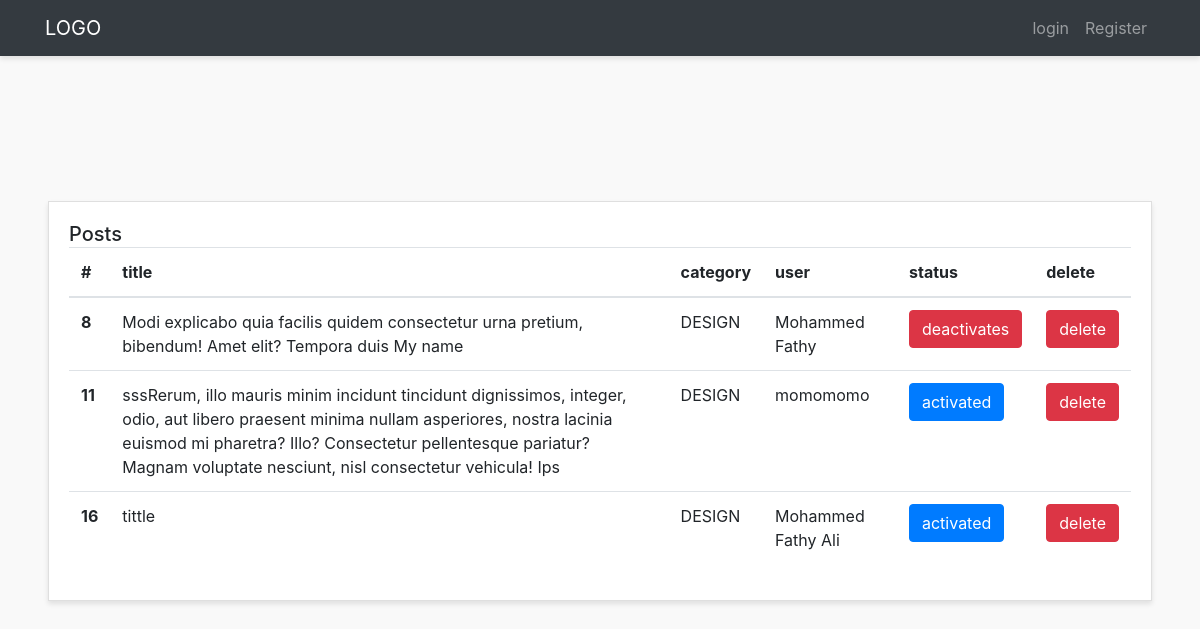
/admin-panel/posts-admins/show-posts.php, run on the app's committed database.
### tables this page shows
CREATE TABLE `posts` (
  `id` int(11) NOT NULL,
  `user_id` int(11) NOT NULL,
  `category_id` int(11) NOT NULL,
  `category_name` varchar(255) NOT NULL,
  `username` varchar(255) NOT NULL,
  `title` varchar(255) NOT NULL,
  `sub_title` varchar(255) NOT NULL,
  `body` text NOT NULL,
  `img` varchar(200) NOT NULL,
  `created_at` timestamp NOT NULL DEFAULT current_timestamp(),
  `status` tinyint(1) NOT NULL DEFAULT 0
);

### admin-panel/settings/databases/database.php (called while the page is built, shortened)
<?php
abstract class AdminDatabase
{
    public function __construct()
    {
        $this->conn = new PDO(DSN, USER, PASSWORD);
    }
}

### admin-panel/settings/databases/admin_post.php (called while the page is built, shortened)
<?php require __DIR__ . "/database.php"; ?>
<?php
class AdminPosts extends AdminDatabase
{
    public function get_posts()
    {
        $statement = $this->conn->prepare("SELECT * FROM posts");
        $statement->execute();
        $allPosts = $statement->fetchAll(PDO::FETCH_OBJ);
        return $allPosts;
    }
}
$postsDB = new AdminPosts();

### admin-panel/posts-admins/show-posts.php (the view, shortened to what this page needs)
<?php require __DIR__ . "/../settings/databases/admin_post.php"; ?>
<?php require "../layout/header.php"; ?>
<?php
$allPosts = $postsDB->get_posts();
?>
<div class="container-fluid p-5 mt-5">
    <div class="row">
        <div class="col">
            <div class="card">
                <div class="card-body">
                    <h5 class="card-title mb-4 d-inline">Posts</h5>
                    <table class="table">
                        <thead>
                            <tr>
                                <th scope="col">#</th>
                                <th scope="col">title</th>
                                <th scope="col">category</th>
                                <th scope="col">user</th>
                                <th scope="col">status</th>
                                <th scope="col">delete</th>
                            </tr>
                        </thead>
                        <tbody>
                            <?php foreach ($allPosts as $post) : ?>
                            <tr>
                                <th scope="row"><?php echo $post->id ?></th>
                                <td><?php echo $post->title ?></td>
                                <td><?php echo $post->category_name ?></td>
                                <td><?php echo $post->username ?></td>
                                <td><a href="update_status.php?upd_id=<?php echo $post->id ?>&status=<?php echo $post->status ?>"
                                        class="btn <?php echo $post->status ? "btn-primary" : "btn-danger" ?>   text-center "><?php echo $post->status ? "activated" : "deactivates" ?></a>
                                </td>
                                <td><a href="delete-posts.php?del_id=<?php echo $post->id ?>"
                                        class="btn btn-danger  text-center ">delete</a></td>
                            </tr>
                            <?php endforeach; ?>
                        </tbody>
                    </table>
                </div>
            </div>
        </div>
    </div>
</div>
</body>
</html>

### admin-panel/styles/style.css (style rules this page uses)
body { background:#f9f9f9; }
.card { margin-bottom: 15px; border-radius:0; box-shadow: 0 3px 5px rgba(0,0,0,.1); }

### data on the page
posts: id "8", title "Modi explicabo quia facilis quidem consectetur urna pretium, bibendum! Amet elit? Tempora duis My name", category_name "DESIGN", username "Mohammed Fathy", status "deactivates"
posts: id "11", title "sssRerum, illo mauris minim incidunt tincidunt dignissimos, integer, odio, aut libero praesent minima nullam asperiores, nostra lacinia euismod mi pharetra? Illo? Consectetur pellentesque pariatur? Magnam voluptate nesciunt, nisl consectetur vehicula! Ips", category_name "DESIGN", username "momomomo", status "activated"
posts: id "16", title "tittle", category_name "DESIGN", username "Mohammed Fathy Ali", status "activated"
